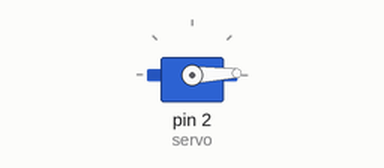
The sketch below on a simulated Arduino Uno, built with avr-gcc and run on an emulated ATmega328P. Parts: servo.

Above: at 0.05 s.
At 1.75 s:
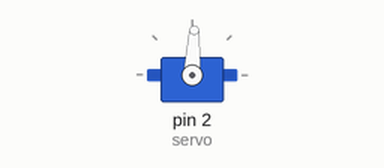
At 3.45 s:
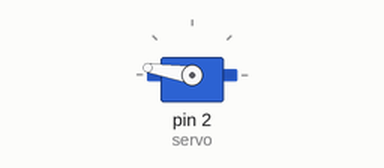
At 6.9 s:
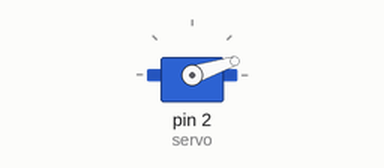
Timing chart, 0 to 9.4 s (numbered marks = the images above):
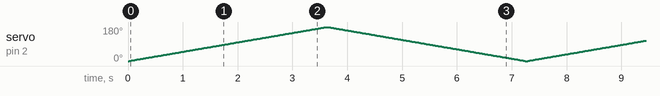

The sketch:

Braco_robotico.ino
```cpp
#include <Servo.h>

Servo servo;
int pos;

void setup()
{
  servo.attach(2);
}

void loop()
{
  for(pos = 0;pos <= 180; pos++){
  	servo.write(pos);
    delay(20);
  }
  for(pos = 180;pos >= 0; pos--){
  	servo.write(pos);
    delay(20);
  }
}
```
